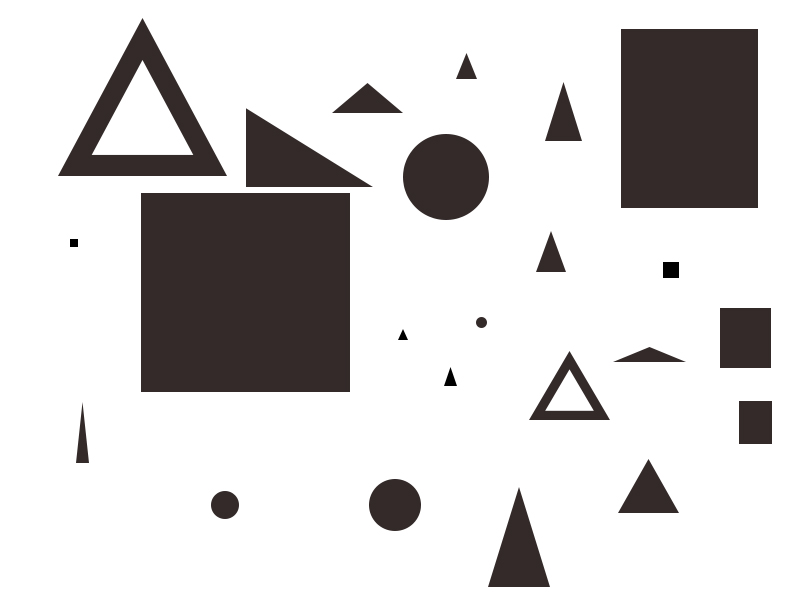
#> input picture Shape Detection/shapes.jpg, 800 x 600 px
$ python detector.py   (Python 2 division)
#> lines starting #> are read from the running program, lines starting #| are printed output that depends on the picture; after the words box and inside, x2 and y2 are one past the last pixel; in counts of white or black regions, pixels touching at a corner belong together
import numpy as np
import cv2
import imutils

img = cv2.imread('shapes.jpg')
#> img is the input picture: shape (600, 800, 3); mean B, G, R 208.7, 208.9, 211

gray = cv2.cvtColor(img, cv2.COLOR_BGR2GRAY)

ret,thresh = cv2.threshold(gray,127,255,1)
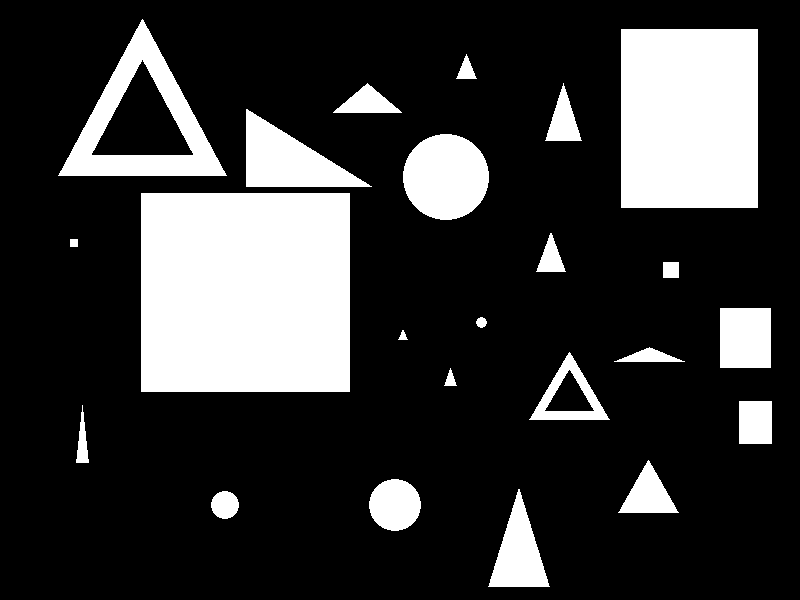
#> thresh: shape (600, 800); 21.6% white; 23 white regions


cv2.imshow('img',thresh)
cv2.waitKey(0)

contours = cv2.findContours(thresh, cv2.RETR_EXTERNAL,
    cv2.CHAIN_APPROX_SIMPLE)
#> contours = 23 contours; largest, box (x1, y1, x2, y2) and area: (141, 193, 350, 392) 41184, (621, 29, 758, 208) 24208, (58, 19, 227, 176) 13081, (403, 134, 489, 220) 5677, (246, 109, 372, 187) 4818
contours = imutils.grab_contours(contours)


for cnt in contours:

    approx = cv2.approxPolyDP(cnt, .03 * cv2.arcLength(cnt, True), True)
    print len(approx)

    if len(approx)==3:
        print "triangle"
        cv2.drawContours(img,[cnt],0,(122,212,78),-1)

    elif len(approx)==4:
        print "square"
        cv2.drawContours(img,[cnt],0,(94,234,255),-1)

    elif len(approx)==8:
        area = cv2.contourArea(cnt)
        (cx, cy), radius = cv2.minEnclosingCircle(cnt)
        circleArea = radius * radius * np.pi

        a = area
        b = circleArea
        eps = 1e-10
        # compute the chi-squared distance
        d = 0.5 * ((a - b) ** 2) / (a + b + eps)

        if d < 0.5:
            print "circle"
            cv2.drawContours(img, [cnt], 0, (220, 152, 91), -1)

    cv2.imshow('img',img)
    cv2.waitKey(0)
#> this loop made 23 passes
#> (area, cx, cy, radius, circleArea, a, b, d) on passes 1, 3, 11, 17: (569, 224.5, 504.5, 13.73, 592.2, 569, 592.2, 0.232), (2031, 394.5, 504.5, 25.74, 2081.3, 2031, 2081.3, 0.308), (74, 481, 322, 5.1, 81.68, 74, 81.68, 0.19), (5677, 445.5, 176.5, 42.9, 5782.1, 5677, 5782.1, 0.482)
#> approx on passes 2, 4, 5, 6, 7, 8: [[518, 489], [488, 586], [549, 586]], [[648, 460], [618, 512], [678, 512]], [[82, 405], [76, 462], [88, 462]], [[739, 401], [739, 443], [771, 443], [771, 401]], [[450, 368], [444, 385], [456, 385]], [[609, 419], [569, 352], [529, 419]]
#> (printed output is left out)
#> pass 2, `cv2.imshow('img',img)`:
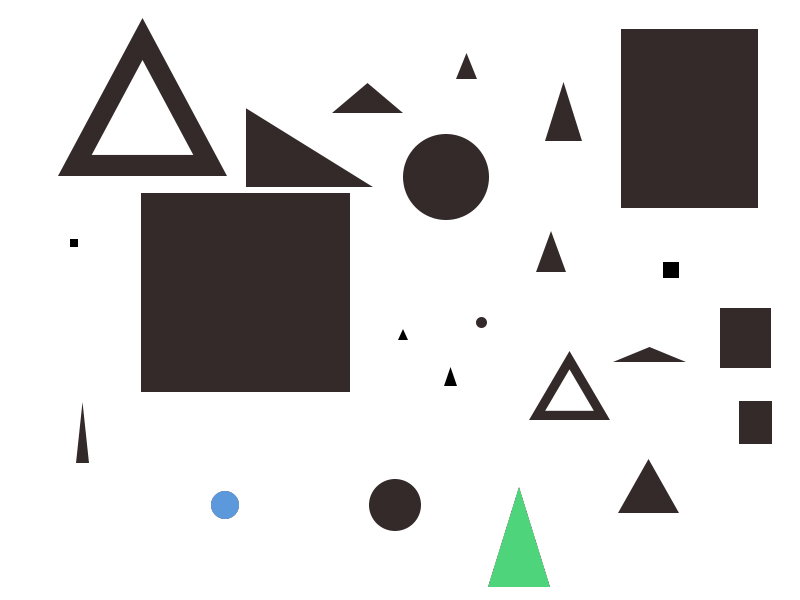
#> window 'img': shape (600, 800, 3); mean B, G, R 209.4, 210.1, 211.2
#> after the loop:
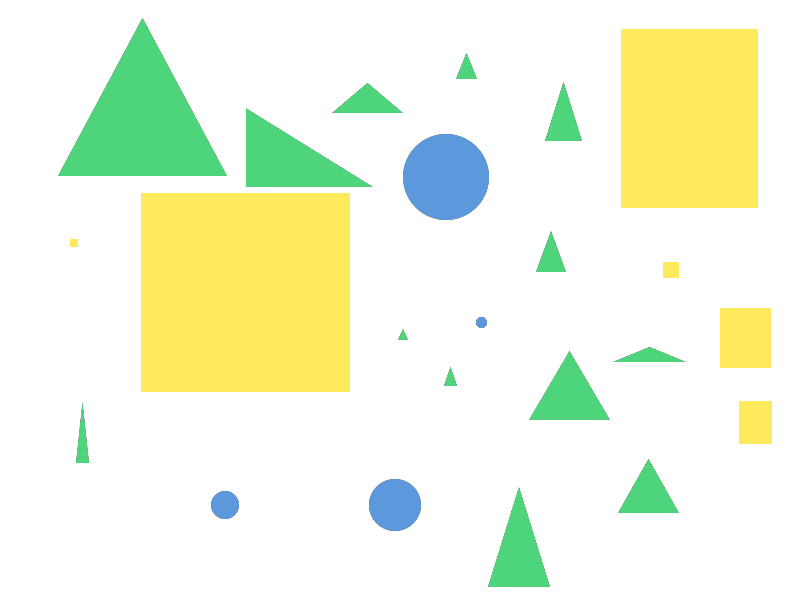
#> img: shape (600, 800, 3); mean B, G, R 222.1, 247.2, 240.9


cv2.imshow('img',img)
cv2.waitKey(0)
